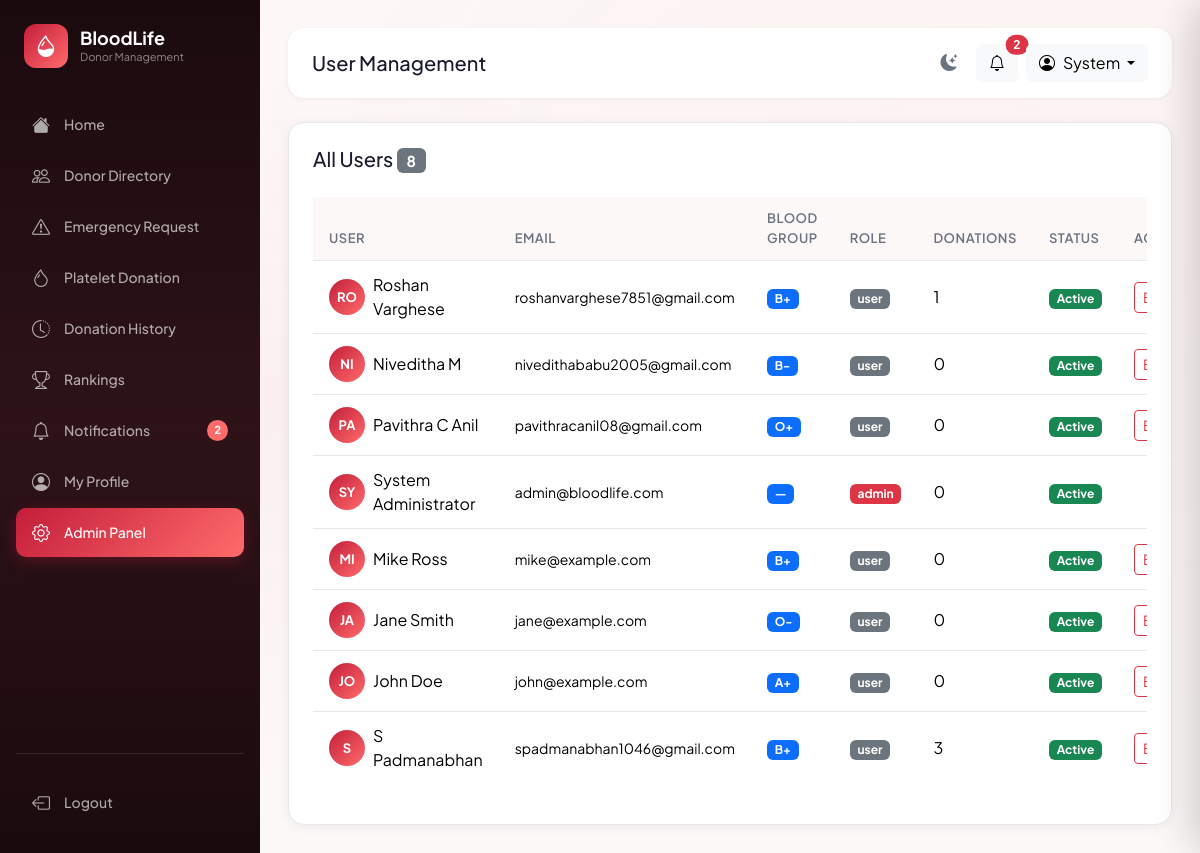
Page /admin/users (signed in) on the committed database.
### app/models.py (models this page shows, shortened)
class User(UserMixin, db.Model):
    __tablename__ = 'users'
    id = db.Column(db.Integer, primary_key=True)
    name = db.Column(db.String(100), nullable=False)
    email = db.Column(db.String(150), unique=True, nullable=False, index=True)
    password_hash = db.Column(db.String(256), nullable=False)
    role = db.Column(db.String(10), default='user')          # 'user' | 'admin'
    is_active = db.Column(db.Boolean, default=True)
    is_blocked = db.Column(db.Boolean, default=False)
    created_at = db.Column(db.DateTime, default=datetime.utcnow)
    last_login = db.Column(db.DateTime)
    profile = db.relationship('DonorProfile', back_populates='user',
                               uselist=False, cascade='all, delete-orphan')
    blood_requests = db.relationship('BloodRequest', back_populates='requester',
                                      foreign_keys='BloodRequest.user_id',
                                      cascade='all, delete-orphan')
    donation_history = db.relationship('DonationHistory', back_populates='donor',
                                        cascade='all, delete-orphan')
    platelet_donations = db.relationship('PlateletDonation', back_populates='donor',
                                          cascade='all, delete-orphan')
    notifications = db.relationship('Notification', back_populates='user',
                                     cascade='all, delete-orphan')
    eligibility_checks = db.relationship('EligibilityCheck', back_populates='user',
                                          cascade='all, delete-orphan')
    @property
    def is_admin(self):
        return self.role == 'admin'

class DonorProfile(db.Model):
    __tablename__ = 'donor_profiles'
    id = db.Column(db.Integer, primary_key=True)
    user_id = db.Column(db.Integer, db.ForeignKey('users.id'), unique=True, nullable=False)
    phone = db.Column(db.String(20))
    dob = db.Column(db.Date)
    gender = db.Column(db.String(10))
    blood_group = db.Column(db.String(5), index=True)
    weight = db.Column(db.Float)     # kg
    height = db.Column(db.Float)     # cm
    location = db.Column(db.String(200))
    city = db.Column(db.String(100))
    state = db.Column(db.String(100))
    is_available = db.Column(db.Boolean, default=True)
    is_platelet_donor = db.Column(db.Boolean, default=False)
    last_blood_donation = db.Column(db.Date)
    last_platelet_donation = db.Column(db.Date)
    total_blood_donations = db.Column(db.Integer, default=0)
    total_platelet_donations = db.Column(db.Integer, default=0)
    emergency_responses = db.Column(db.Integer, default=0)
    blood_rank_score = db.Column(db.Float, default=0.0)
    platelet_rank_score = db.Column(db.Float, default=0.0)
    updated_at = db.Column(db.DateTime, default=datetime.utcnow, onupdate=datetime.utcnow)
    user = db.relationship('User', back_populates='profile')

### app/admin/routes.py (the view)
@admin.route('/users')
@login_required
@admin_required
def manage_users():
    users = User.query.order_by(User.created_at.desc()).all()
    return render_template('admin/users.html', users=users)

### app/admin/routes.py (called while the page is built)
def admin_required(f):
    @wraps(f)
    def decorated(*args, **kwargs):
        if not current_user.is_authenticated or not current_user.is_admin:
            flash('Admin access required.', 'danger')
            return redirect(url_for('main.dashboard'))
        return f(*args, **kwargs)
    return decorated

### app/templates/admin/users.html (shortened to what this page needs)
{% extends "base.html" %}
{% block page_title %}User Management{% endblock %}
{% block content %}
<div class="card-custom p-4">
    <div class="d-flex justify-content-between align-items-center mb-4">
        <h5 class="mb-0">All Users <span class="badge bg-secondary">{{ users|length }}</span></h5>
    </div>
    <div class="table-responsive">
        <table class="table table-custom">
            <thead>
                <tr>
                    <th>User</th>
                    <th>Email</th>
                    <th>Blood Group</th>
                    <th>Role</th>
                    <th>Donations</th>
                    <th>Status</th>
                    <th>Actions</th>
                </tr>
            </thead>
            <tbody>
                {% for user in users %}
                <tr>
                    <td>
                        <div class="d-flex align-items-center gap-2">
                            <div class="donor-avatar" style="width:36px;height:36px;font-size:13px;">{{
                                user.name[:2].upper() }}</div>
                            <span>{{ user.name }}</span>
                        </div>
                    </td>
                    <td><small>{{ user.email }}</small></td>
                    <td><span class="badge bg-primary">{{ user.profile.blood_group if user.profile else '—' }}</span>
                    </td>
                    <td><span class="badge {{ 'bg-danger' if user.role=='admin' else 'bg-secondary' }}">{{ user.role
                            }}</span></td>
                    <td>{{ user.profile.total_blood_donations if user.profile else 0 }}</td>
                    <td>
                        <span class="badge {{ 'bg-danger' if user.is_blocked else 'bg-success' }}">
                            {{ 'Blocked' if user.is_blocked else 'Active' }}
                        </span>
                    </td>
                    <td>
                        {% if not user.is_admin %}
                        <button
                            class="btn btn-sm {{ 'btn-outline-success' if user.is_blocked else 'btn-outline-danger' }}"
                            data-user-id="{{ user.id }}" onclick="handleToggleBlock(this)">
                        </button>
                        {% endif %}
                    </td>
                </tr>
                {% endfor %}
            </tbody>
        </table>
    </div>
</div>
{% endblock %}

### app/templates/base.html (shortened to what this page needs)
<!DOCTYPE html>
<html lang="en">
<head>
    <link href="https://cdn.jsdelivr.net/npm/bootstrap@5.3.2/dist/css/bootstrap.min.css" rel="stylesheet">
    <link rel="stylesheet" href="https://cdn.jsdelivr.net/npm/bootstrap-icons@1.11.1/font/bootstrap-icons.css">
    <link rel="stylesheet" href="{{ url_for('static', filename='css/style.css') }}">
</head>
<body data-auth="{{ 'true' if current_user.is_authenticated else 'false' }}" >
    <div class="toast-container position-fixed top-0 end-0 p-3" style="z-index:9999;" id="toastContainer"></div>
    {% if current_user.is_authenticated %}
    <aside class="sidebar" id="sidebar">
        <div class="sidebar-logo">
            <div class="sidebar-logo-icon"><i class="bi bi-droplet-half"></i></div>
            <div>
                <h2>BloodLife</h2>
                <span>Donor Management</span>
            </div>
        </div>
        <nav>
            <ul class="list-unstyled">
                <li class="nav-item">
                    <a class="nav-link-custom {% if request.endpoint == 'main.dashboard' %}active{% endif %}"
                        href="{{ url_for('main.dashboard') }}">
                        <i class="bi bi-house-fill"></i><span>Home</span>
                    </a>
                </li>
                <li class="nav-item">
                    <a class="nav-link-custom {% if request.blueprint == 'donor' and 'directory' in request.endpoint %}active{% endif %}"
                        href="{{ url_for('donor.directory') }}">
                        <i class="bi bi-people"></i><span>Donor Directory</span>
                    </a>
                </li>
                <li class="nav-item">
                    <a class="nav-link-custom {% if request.blueprint == 'requests' %}active{% endif %}"
                        href="{{ url_for('requests.index') }}">
                        <i class="bi bi-exclamation-triangle"></i><span>Emergency Request</span>
                        {% set active_count = active_request_count|default(0) %}
                    </a>
                </li>
                <li class="nav-item">
                    <a class="nav-link-custom {% if 'platelet' in request.endpoint|default('') %}active{% endif %}"
                        href="{{ url_for('donor.platelet') }}">
                        <i class="bi bi-droplet"></i><span>Platelet Donation</span>
                    </a>
                </li>
                <li class="nav-item">
                    <a class="nav-link-custom {% if 'history' in request.endpoint|default('') %}active{% endif %}"
                        href="{{ url_for('donor.history') }}">
                        <i class="bi bi-clock-history"></i><span>Donation History</span>
                    </a>
                </li>
                <li class="nav-item">
                    <a class="nav-link-custom {% if 'rankings' in request.endpoint|default('') %}active{% endif %}"
                        href="{{ url_for('donor.rankings') }}">
                        <i class="bi bi-trophy"></i><span>Rankings</span>
                    </a>
                </li>
                <li class="nav-item position-relative">
                    <a class="nav-link-custom {% if 'notifications' in request.endpoint|default('') %}active{% endif %}"
                        href="{{ url_for('requests.notifications') }}">
                        <i class="bi bi-bell"></i><span>Notifications</span>
                        {% set unread = unread|default(0) %}
                        {% if unread > 0 %}
                        <span class="notification-badge ms-auto" id="sidebarNotifBadge">{{ unread }}</span>
                        {% else %}
                        <span class="notification-badge ms-auto d-none" id="sidebarNotifBadge">0</span>
                        {% endif %}
                    </a>
                </li>
                <li class="nav-item">
                    <a class="nav-link-custom {% if 'profile' in request.endpoint|default('') %}active{% endif %}"
                        href="{{ url_for('donor.profile') }}">
                        <i class="bi bi-person-circle"></i><span>My Profile</span>
                    </a>
                </li>
                {% if current_user.is_admin %}
                <li class="nav-item">
                    <a class="nav-link-custom {% if request.blueprint == 'admin' %}active{% endif %}"
                        href="{{ url_for('admin.index') }}">
                        <i class="bi bi-gear"></i><span>Admin Panel</span>
                    </a>
                </li>
                {% endif %}
            </ul>
        </nav>
        <div class="mt-auto pt-4" style="border-top: 1px solid rgba(255,255,255,0.1);">
            <a class="nav-link-custom" href="{{ url_for('auth.logout') }}">
                <i class="bi bi-box-arrow-left"></i><span>Logout</span>
            </a>
        </div>
    </aside>
    <main class="main-content" id="mainContent">
        <div class="header mb-4">
            <div class="header-left">
                <div>
                    <h5 class="mb-0">{% block page_title %}Home{% endblock %}</h5>
                </div>
            </div>
            <div class="d-flex align-items-center gap-2">
                <button class="theme-toggle" id="themeToggleBtn" onclick="toggleTheme()" title="Toggle dark/light mode">
                    <i class="bi bi-moon-stars-fill" id="themeIcon"></i>
                </button>
                <button class="btn btn-light position-relative" id="notifBellBtn" onclick="openNotifDrawer()"
                    title="Notifications">
                    <i class="bi bi-bell" id="bellIcon"></i>
                    <span
                        class="position-absolute top-0 start-100 translate-middle badge rounded-pill bg-danger {{ 'd-none' if unread|default(0) == 0 }}"
                        id="headerNotifBadge">
                        {{ unread|default(0) }}
                    </span>
                </button>
                <div class="dropdown">
                    <button class="btn btn-light dropdown-toggle" data-bs-toggle="dropdown">
                        <i class="bi bi-person-circle me-2"></i>{{ current_user.name.split()[0] }}
                    </button>
                </div>
            </div>
        </div>
        {% block content %}{% endblock %}
    </main>
    {% endif %}
</body>
</html>

### app/static/css/style.css (style rules this page uses)
:root { --primary: #C41E3A; --primary-dark: #8B0000; --primary-light: #FFE4E9; --accent: #FF6B6B; --bg-main: #FDF8F8; --bg-card: #FFFFFF; --text-primary: #1A1A2E; --text-secondary: #6B7280; --text-muted: #9CA3AF; --border: #E5E7EB; --success: #10B981; --warning: #F59E0B; --danger: #EF4444; --info: #3B82F6; --sidebar-width: 260px; --header-height: 72px; }
* { box-sizing: border-box; transition: background-color .25s ease, border-color .25s ease, color .18s ease; }
*, *::before, *::after { transition-property: background-color, border-color, color; }
body { font-family: 'Plus Jakarta Sans', system-ui, sans-serif; background: var(--bg-main); color: var(--text-primary); margin: 0; padding: 0; overflow-x: hidden; }
.sidebar { position: fixed; left: 0; top: 0; bottom: 0; width: var(--sidebar-width); background: linear-gradient(180deg, #1A0A0E 0%, #2D1318 50%, #1A0A0E 100%); display: flex; flex-direction: column; padding: 24px 16px; z-index: 1000; transition: transform .3s ease; overflow-y: auto; }
.sidebar-logo { display: flex; align-items: center; gap: 12px; margin-bottom: 32px; padding: 0 8px; }
.sidebar-logo-icon { width: 44px; height: 44px; border-radius: 12px; background: linear-gradient(135deg, var(--primary), var(--accent)); display: flex; align-items: center; justify-content: center; font-size: 22px; color: white; flex-shrink: 0; }
.sidebar-logo h2 { color: white; font-size: 18px; font-weight: 700; margin: 0; }
.sidebar-logo span { color: rgba(255, 255, 255, .5); font-size: 11px; display: block; }
.nav-link-custom { display: flex; align-items: center; gap: 14px; color: rgba(255, 255, 255, .65); padding: 11px 16px; border-radius: 10px; margin-bottom: 2px; text-decoration: none; font-size: 14px; font-weight: 500; transition: all .2s; }
.nav-link-custom.active { color: white; background: linear-gradient(135deg, var(--primary), var(--accent)); box-shadow: 0 4px 15px rgba(196, 30, 58, .3); }
.nav-link-custom i { font-size: 18px; }
.notification-badge { background: var(--accent); color: white; font-size: 11px; padding: 2px 7px; border-radius: 12px; font-weight: 700; }
.main-content { margin-left: var(--sidebar-width); padding: 28px; min-height: 100vh; transition: margin .3s ease; }
.header { display: flex; align-items: center; justify-content: space-between; background: white; padding: 16px 24px; border-radius: 16px; box-shadow: 0 1px 4px rgba(0, 0, 0, .06); }
.header-left { display: flex; align-items: center; gap: 16px; }
.card-custom { background: var(--bg-card); border-radius: 16px; box-shadow: 0 2px 12px rgba(0, 0, 0, .06); border: 1px solid var(--border); transition: box-shadow .2s, transform .2s; }
.donor-avatar { width: 52px; height: 52px; border-radius: 50%; background: linear-gradient(135deg, var(--primary), var(--accent)); display: flex; align-items: center; justify-content: center; color: white; font-weight: 700; font-size: 18px; flex-shrink: 0; }
.table-custom { border-collapse: separate; border-spacing: 0; }
.table-custom th { background: var(--bg-main); font-weight: 600; font-size: 13px; text-transform: uppercase; letter-spacing: .5px; color: var(--text-secondary); padding: 12px 16px; border-bottom: 1px solid var(--border); }
.table-custom td { padding: 12px 16px; border-bottom: 1px solid var(--border); vertical-align: middle; }
.table-custom tbody tr:last-child td { border-bottom: none; }
.theme-toggle { width: 38px; height: 38px; border: none; border-radius: 10px; background: rgba(255, 255, 255, .08); color: var(--text-secondary); display: flex; align-items: center; justify-content: center; cursor: pointer; font-size: 17px; transition: background .2s, color .2s, transform .2s !important; flex-shrink: 0; }

### rows in the picture
User: name "System", name "SY", name "System Administrator", email "admin@bloodlife.com", profile "—", role "admin", profile "0", is_blocked "Active"
User: name "RO", name "Roshan Varghese", email "roshanvarghese7851@gmail.com", profile "B+", role "user", profile "1", is_blocked "Active"
User: name "NI", name "Niveditha M", email "nivedithababu2005@gmail.com", profile "B-", role "user", profile "0", is_blocked "Active"
User: name "PA", name "Pavithra C Anil", email "pavithracanil08@gmail.com", profile "O+", role "user", profile "0", is_blocked "Active"
User: name "MI", name "Mike Ross", email "mike@example.com", profile "B+", role "user", profile "0", is_blocked "Active"
User: name "JA", name "Jane Smith", email "jane@example.com", profile "O-", role "user", profile "0", is_blocked "Active"
User: name "JO", name "John Doe", email "john@example.com", profile "A+", role "user", profile "0", is_blocked "Active"
User: name "S", name "S Padmanabhan", email "spadmanabhan1046@gmail.com", profile "B+", role "user", profile "3", is_blocked "Active"

### other values in the picture
{{ unread }} "2"
{{ unread|default(0) }} "2"
{{ users|length }} "8"
